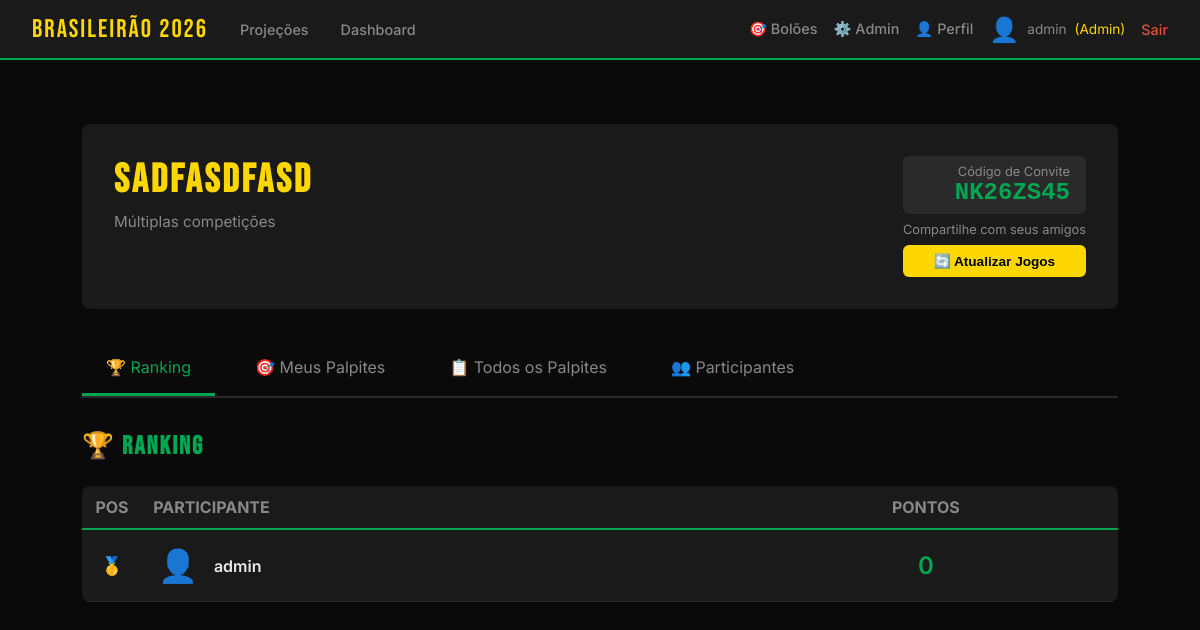
Page /bolao/13 (signed in) on the earlier database version.
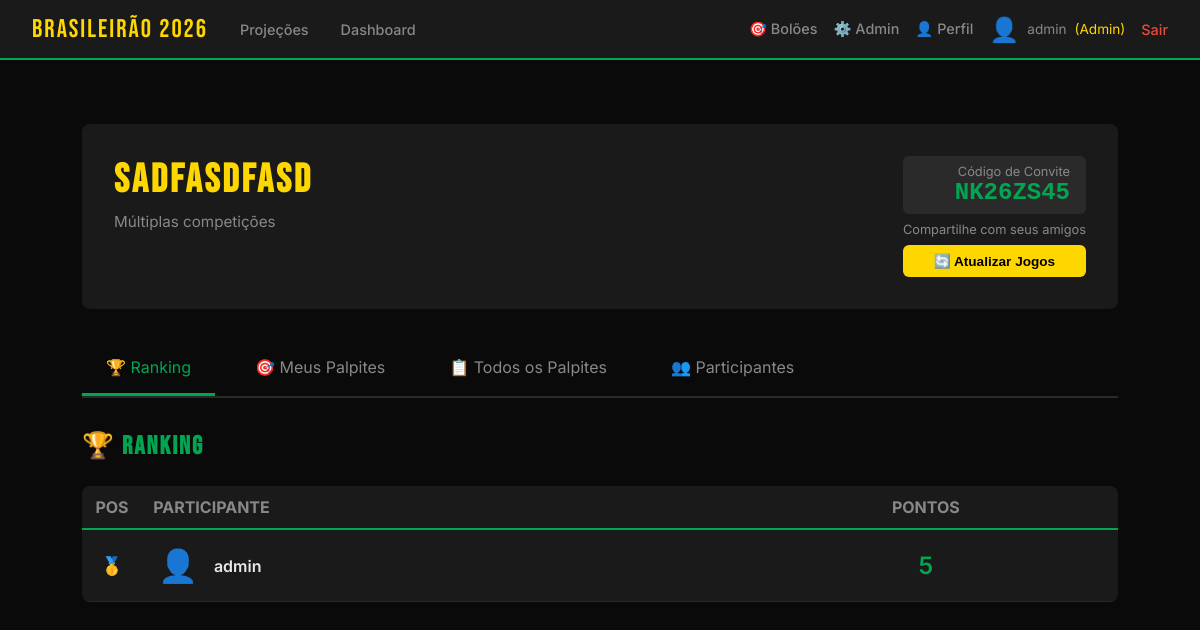
Same page on the later database version.
### app/models.py (models this page shows, shortened)
class Usuario(UserMixin, db.Model):
    id = db.Column(db.Integer, primary_key=True)
    username = db.Column(db.String(80), unique=True, nullable=False)
    email = db.Column(db.String(120), unique=True, nullable=True)
    nome_completo = db.Column(db.String(200), nullable=True)
    password_hash = db.Column(db.String(200), nullable=False)
    is_admin = db.Column(db.Boolean, default=False)
    avatar_tipo = db.Column(db.String(20), default='sugerido')  # sugerido, upload
    avatar_sugerido_id = db.Column(db.Integer, db.ForeignKey('avatar_sugerido.id'), nullable=True)
    avatar_custom_url = db.Column(db.String(200), nullable=True)
    time_coracao_id = db.Column(db.Integer, db.ForeignKey('time.id'), nullable=True)
    tipo = db.Column(db.String(20), default='participante')  # admin, dono, participante
    status = db.Column(db.String(20), default='ativo')  # ativo, suspenso
    data_cadastro = db.Column(db.DateTime, default=db.func.now())

class Bolao(db.Model):
    id = db.Column(db.Integer, primary_key=True)
    nome = db.Column(db.String(100), nullable=False)
    competicao_id = db.Column(db.Integer, db.ForeignKey('competicao.id'), nullable=False)
    dono_id = db.Column(db.Integer, db.ForeignKey('usuario.id'), nullable=False)
    codigo_convite = db.Column(db.String(10), unique=True, nullable=False)
    regra_pontuacao_id = db.Column(db.Integer, db.ForeignKey('regra_pontuacao.id'), nullable=False)
    tipo_acesso = db.Column(db.String(20), default='publico')  # publico, privado
    tipo_bolao = db.Column(db.String(30), default='campeonato_completo')  # campeonato_completo, time_campeonato, time_ano_completo
    time_especifico_id = db.Column(db.Integer, db.ForeignKey('time.id'), nullable=True)
    ano = db.Column(db.Integer, nullable=True)
    status_pagamento = db.Column(db.String(20), default='pendente')  # pendente, aprovado, recusado
    valor_pago = db.Column(db.Float, default=0.0)
    data_pagamento = db.Column(db.DateTime, nullable=True)
    status = db.Column(db.String(20), default='ativo')  # ativo, encerrado
    data_criacao = db.Column(db.DateTime, default=db.func.now())
    competicao = db.relationship('Competicao', backref='boloes')
    dono = db.relationship('Usuario', foreign_keys=[dono_id], backref='boloes_criados')
    regra = db.relationship('RegraPontuacao', backref='boloes')
    participantes = db.relationship('ParticipanteBolao', backref='bolao', lazy='dynamic')
    time_especifico = db.relationship('Time', backref='boloes_time')  # NOVO relacionamento

class ParticipanteBolao(db.Model):
    id = db.Column(db.Integer, primary_key=True)
    bolao_id = db.Column(db.Integer, db.ForeignKey('bolao.id'), nullable=False)
    usuario_id = db.Column(db.Integer, db.ForeignKey('usuario.id'), nullable=False)
    data_entrada = db.Column(db.DateTime, default=db.func.now())
    pontos_totais = db.Column(db.Integer, default=0)
    usuario = db.relationship('Usuario', backref='participacoes')

### app/routes.py (the view)
@bp.route('/bolao/<int:bolao_id>')
@login_required
def bolao_detalhes(bolao_id):
    from app.models import Bolao, ParticipanteBolao, Palpite
    bolao = Bolao.query.get_or_404(bolao_id)
    eh_dono = bolao.dono_id == current_user.id
    participa = ParticipanteBolao.query.filter_by(
        bolao_id=bolao_id,
        usuario_id=current_user.id
    ).first() is not None
    if not eh_dono and not participa:
        return redirect('/meus_boloes')
    if bolao.tipo_bolao == 'campeonato_completo':
        jogos = Jogo.query.filter_by(competicao_id=bolao.competicao_id).order_by(Jogo.data).all()
    elif bolao.tipo_bolao == 'time_campeonato':
        jogos = Jogo.query.filter(
            ((Jogo.time_casa_id == bolao.time_especifico_id) | (Jogo.time_fora_id == bolao.time_especifico_id)),
            Jogo.competicao_id == bolao.competicao_id
        ).order_by(Jogo.data).all()
    elif bolao.tipo_bolao == 'time_ano_completo':
        jogos = Jogo.query.join(Competicao).filter(
            ((Jogo.time_casa_id == bolao.time_especifico_id) | (Jogo.time_fora_id == bolao.time_especifico_id)),
            Competicao.ano == bolao.ano
        ).order_by(Jogo.data).all()
    else:
        jogos = []
    palpites_usuario = {}
    palpites = Palpite.query.filter_by(bolao_id=bolao_id, usuario_id=current_user.id).all()
    for p in palpites:
        palpites_usuario[p.jogo_id] = p
    solicitacoes_pendentes = []
    if eh_dono:
        solicitacoes_pendentes = SolicitacaoEntrada.query.filter_by(
            bolao_id=bolao_id,
            status='pendente'
        ).all()
    from app.models import Palpite
    todos_palpites = Palpite.query.filter_by(bolao_id=bolao_id).all()
    return render_template('bolao_detalhes.html',
                         bolao=bolao,
                         eh_dono=eh_dono,
                         jogos=jogos,
                         palpites_usuario=palpites_usuario,
                         solicitacoes_pendentes=solicitacoes_pendentes,
                         todos_palpites=todos_palpites,
                         agora=datetime.now().strftime('%Y-%m-%dT%H:%M:%S'))

### app/__init__.py (called while the page is built)
@login_manager.user_loader
def load_user(user_id):
    from app.models import Usuario
    return Usuario.query.get(int(user_id))

### app/templates/bolao_detalhes.html (shortened to what this page needs)
{% extends "base.html" %}
{% block content %}
<div style="max-width: 1200px; margin: 2rem auto;">
    <div style="background: var(--cinza); padding: 2rem; border-radius: 8px; margin-bottom: 2rem;">
        <div style="display: flex; justify-content: space-between; align-items: start;">
            <div>
                <h1 style="margin-bottom: 0.5rem;">{{ bolao.nome }}</h1>
                <div style="color: var(--texto-fraco); font-size: 0.95rem;">
                    {{ bolao.competicao.nome if bolao.competicao else 'Múltiplas competições' }}
                </div>
            </div>
            <div style="text-align: right;">
                <div style="background: var(--cinza-medio); padding: 0.5rem 1rem; border-radius: 6px; margin-bottom: 0.5rem;">
                    <div style="font-size: 0.8rem; color: var(--texto-fraco);">Código de Convite</div>
                    <div style="font-size: 1.5rem; font-weight: 600; color: var(--verde); font-family: monospace;">
                        {{ bolao.codigo_convite }}
                    </div>
                </div>
                <div style="font-size: 0.8rem; color: var(--texto-fraco);">
                    Compartilhe com seus amigos
                </div>
                {% if eh_dono %}
                <button onclick="atualizarJogosBolao({{ bolao.id }})" id="btn-atualizar-jogos"
                    style="margin-top: 0.5rem; width: 100%; background: var(--amarelo); color: #000; border: none;
                           padding: 0.5rem 1rem; border-radius: 6px; font-weight: 600; cursor: pointer; font-size: 0.85rem;">
                    🔄 Atualizar Jogos
                </button>
                {% endif %}
            </div>
        </div>
    </div>
    <div style="display: flex; gap: 1rem; margin-bottom: 2rem; border-bottom: 2px solid var(--cinza-medio);">
        <a href="#" onclick="mostrarTab('ranking'); return false;" id="tab-ranking"
           style="padding: 1rem 1.5rem; text-decoration: none; color: var(--verde); border-bottom: 3px solid var(--verde);">
            🏆 Ranking
        </a>
        <a href="#" onclick="mostrarTab('palpites'); return false;" id="tab-palpites"
           style="padding: 1rem 1.5rem; text-decoration: none; color: var(--texto-fraco); border-bottom: 3px solid transparent;">
            🎯 Meus Palpites
        </a>
        <a href="#" onclick="mostrarTab('todos-palpites'); return false;" id="tab-todos-palpites"
           style="padding: 1rem 1.5rem; text-decoration: none; color: var(--texto-fraco); border-bottom: 3px solid transparent;">
            📋 Todos os Palpites
        </a>
        {% if eh_dono %}
        <a href="#" onclick="mostrarTab('participantes'); return false;" id="tab-participantes"
           style="padding: 1rem 1.5rem; text-decoration: none; color: var(--texto-fraco); border-bottom: 3px solid transparent;">
            👥 Participantes
        </a>
        {% endif %}
    </div>
    <div id="content-ranking">
        <h2 style="margin-bottom: 1.5rem;">🏆 Ranking</h2>
        {% if bolao.participantes.count() > 0 %}
        <div style="background: var(--cinza); border-radius: 8px; overflow: hidden;">
            <table style="width: 100%; border-collapse: collapse;">
                <thead>
                    <tr style="border-bottom: 2px solid var(--verde);">
                        <th style="text-align: center; padding: 0.7rem; color: var(--texto-fraco); width: 60px;">POS</th>
                        <th style="text-align: left; padding: 0.7rem; color: var(--texto-fraco);">PARTICIPANTE</th>
                        <th style="text-align: center; padding: 0.7rem; color: var(--texto-fraco);">PONTOS</th>
                    </tr>
                </thead>
                <tbody>
                    {% set participantes_ordenados = bolao.participantes.all()|sort(attribute='pontos_totais', reverse=True) %}
                    {% for part in participantes_ordenados %}
                    <tr style="border-bottom: 1px solid var(--cinza-medio);">
                        <td style="text-align: center; padding: 1rem; font-weight: 600; font-size: 1.1rem;">
                            {% if loop.index == 1 %}
                                <span style="color: var(--amarelo);">🥇</span>
                            {% elif loop.index == 2 %}
                                <span style="color: #C0C0C0;">🥈</span>
                            {% elif loop.index == 3 %}
                                <span style="color: #CD7F32;">🥉</span>
                            {% else %}
                                {{ loop.index }}º
                            {% endif %}
                        </td>
                        <td style="padding: 1rem;">
                            <div style="display: flex; align-items: center; gap: 1rem;">
                                <span style="font-size: 2rem;">
                                    {% if part.usuario.avatar_tipo == 'sugerido' and part.usuario.avatar_sugerido_id %}
                                        {{ ['⚽', '🏆', '👟', '🥅', '🔥', '⭐', '⚡', '💪', '🎯', '👊', '🚀', '💎'][part.usuario.avatar_sugerido_id - 1] }}
                                    {% elif part.usuario.avatar_tipo == 'upload' and part.usuario.avatar_custom_url %}
                                        <img src="{{ part.usuario.avatar_custom_url }}" style="width: 40px; height: 40px; border-radius: 50%; object-fit: cover;">
                                    {% else %}
                                        👤
                                    {% endif %}
                                </span>
                                <div>
                                    <div style="font-weight: 600;">{{ part.usuario.nome_completo or part.usuario.username }}</div>
                                </div>
                            </div>
                        </td>
                        <td style="text-align: center; padding: 1rem;">
                            <div style="font-size: 1.5rem; font-weight: 600; color: var(--verde);">
                                {{ part.pontos_totais }}
                            </div>
                        </td>
                    </tr>
                    {% endfor %}
                </tbody>
            </table>
        </div>
        {% else %}
        <div style="text-align: center; padding: 3rem; color: var(--texto-fraco);">
            <div style="font-size: 3rem; margin-bottom: 1rem;">👥</div>
            <p>Nenhum participante ainda.</p>
            <p style="margin-top: 0.5rem;">Compartilhe o código <strong>{{ bolao.codigo_convite }}</strong> com seus amigos!</p>
        </div>
        {% endif %}
    </div>
                    {% set rodadas = [] %}
                    {% for jogo in jogos %}
                        {% set rodada_num = jogo.rodada.replace('Regular Season - ', '').replace('Rodada ', '') %}
                        {% if rodada_num not in rodadas %}
                            {% set _ = rodadas.append(rodada_num) %}
                        {% endif %}
                    {% endfor %}
</div>
{% endblock %}

### app/templates/base.html (shortened to what this page needs)
<!DOCTYPE html>
<html lang="pt-BR">
<head>
</head>
<body>
    <nav>
        <a href="/" class="logo">Brasileirão 2026</a>
        <a href="/projecoes">Projeções</a>
        <a href="/dashboard">Dashboard</a>
        <div style="margin-left: auto; display: flex; align-items: center; gap: 1rem;">
            {% if current_user.is_authenticated %}
                <a href="/meus_boloes">🎯 Bolões</a>
                    {% if current_user.is_admin %}
                        <a href="/admin/competicoes">⚙️ Admin</a>
                    {% endif %}
                <a href="/perfil">👤 Perfil</a>
                <span style="display: flex; align-items: center; gap: 0.5rem; color: var(--texto-fraco); font-size: 0.85rem;">
                    {% if current_user.avatar_tipo == 'sugerido' and current_user.avatar_sugerido_id %}
                        <span style="font-size: 1.5rem;">{{ ['⚽', '🏆', '👟', '🥅', '🔥', '⭐', '⚡', '💪', '🎯', '👊', '🚀', '💎'][current_user.avatar_sugerido_id - 1] }}</span>
                    {% elif current_user.avatar_tipo == 'upload' and current_user.avatar_custom_url %}
                        <img src="{{ current_user.avatar_custom_url }}" style="width: 30px; height: 30px; border-radius: 50%; object-fit: cover;">
                    {% else %}
                        <span style="font-size: 1.5rem;">👤</span>
                    {% endif %}
                    {{ current_user.username }}
                    {% if current_user.is_admin %}
                        <span style="color: var(--amarelo);">(Admin)</span>
                    {% endif %}
                </span>
                <a href="/logout" style="color: #e74c3c;">Sair</a>
            {% else %}
                <a href="/login">Login</a>
                <a href="/registro">Criar Conta</a>
            {% endif %}
        </div>
    </nav>
    <div class="container">
        {% block content %}{% endblock %}
    </div>
</body>
</html>

### app/templates/base.html (style rules this page uses)
:root { --verde: #00a651; --amarelo: #ffd700; --azul: #003087; --escuro: #0a0a0a; --cinza: #1a1a1a; --cinza-medio: #2a2a2a; --texto: #e8e8e8; --texto-fraco: #888; }
* { margin: 0; padding: 0; box-sizing: border-box; }
body { background: var(--escuro); color: var(--texto); font-family: 'Inter', sans-serif; min-height: 100vh; }
nav { background: var(--cinza); border-bottom: 2px solid var(--verde); padding: 0 2rem; display: flex; align-items: center; gap: 2rem; height: 60px; }
nav .logo { font-family: 'Bebas Neue', sans-serif; font-size: 1.6rem; color: var(--amarelo); letter-spacing: 2px; text-decoration: none; }
nav a { color: var(--texto-fraco); text-decoration: none; font-size: 0.9rem; font-weight: 500; transition: color 0.2s; }
.container { max-width: 1100px; margin: 0 auto; padding: 2rem; }
h1 { font-family: 'Bebas Neue', sans-serif; font-size: 2.5rem; letter-spacing: 3px; color: var(--amarelo); margin-bottom: 1.5rem; }
h2 { font-family: 'Bebas Neue', sans-serif; font-size: 1.6rem; letter-spacing: 2px; color: var(--verde); margin-bottom: 1rem; }

Differences in the rows shown:
changed ParticipanteBolao "admin": pontos_totais "0" → "5"
